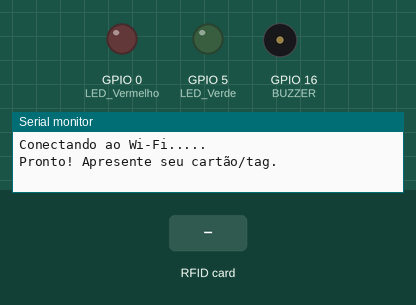
Simulated run of this sketch. Board: ESP8266 (NodeMCU). Parts: output pins drawn as LEDs (lit = HIGH), buzzer (waves = sounding), the last lines printed to the serial monitor. The test bench sets the inputs (shaded band). WiFi joins after 1.5 s; servers stay silent unless stated; uploads are accepted with an empty reply.

Above: at 3.2 s.
3.3 s: RFID card 5E 7A 19 C4 held to the reader
At 4.3 s:
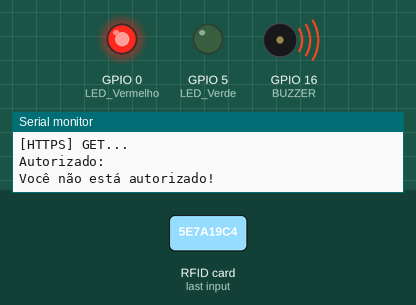
Timing chart, 0 to 6.3 s (numbered marks = the images above; inputs shaded):
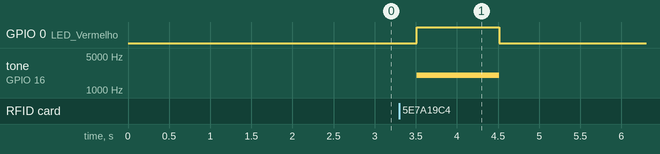

Measured:
- after the input at 3.3 s, GPIO 0 (LED_Vermelho): LOW → HIGH after 0.21 s, → LOW 1.0 s later; tone on GPIO 16 (BUZZER): silent → 2000 Hz after 0.21 s, → silent 1.0 s later

The sketch:

gerenciamento-de-labs.ino
```cpp
/*
  Projeto baseado no BasicHTTPSClient.ino do ESP8266 e no urlencode.ino
*/

#include <Arduino.h>
#include <ArduinoJson.h>
#include <ESP8266HTTPClient.h>
#include <ESP8266WiFi.h>
#include <WiFiClientSecureBearSSL.h>
#include <SPI.h>
#include <MFRC522.h>

// Seta os pinos que serão utilizados para leitura UID
#define SS_PIN 2  // D4 pin
#define RST_PIN 4 // D2 pin
// Seta os pinos que serão utilizados para indicar abertura/bloqueio da porta
#define LED_Verde 5 // Led Verde -> D1 no ESP
#define LED_Vermelho 0 // Led Vermelho -> D3 no ESP
#define BUZZER 16 // Buzzer -> D0 no ESP

// Define as variáveis necessárias para identificar leituras e envios
bool isRead = false;
bool novoRFID = false;
String rfidTag = "";
String currentRfidTag = "";

int INTERVAL = 2000; // Seta um intervalo antes de processar o mesmo cartão/tag
unsigned long previousMillis = 0;
unsigned long currentMillis = 0;

// Instancia a classe do módulo MFRC 522
MFRC522 mfrc522(SS_PIN, RST_PIN);

// Define as credenciais para conexão com o Wi-Fi
const char* ssid = ""; // Insira aqui o nome de sua rede 2.4Ghz
const char* password = "";  // Insira aqui a senha de seu Wi-Fi

void setup() {
  Serial.begin(115200);
  // Inicia o SPI bus
  SPI.begin();
  // Inicia o MFRC522
  mfrc522.PCD_Init();

  // Coloca os referidos pinos em modo de saída
  pinMode(LED_Verde, OUTPUT);
  pinMode(LED_Vermelho, OUTPUT);
  pinMode(BUZZER, OUTPUT);

  Serial.println();
  Serial.println();
  Serial.println();

  // Conecta à rede Wi-Fi
  WiFi.mode(WIFI_STA);
  WiFi.begin(ssid, password);
  Serial.print("Conectando ao Wi-Fi...");
  while (WiFi.status() != WL_CONNECTED) {
    Serial.print('.');
    delay(1000);
  }

  Serial.println();
  Serial.println("Pronto! Apresente seu cartão/tag.");
}

void loop() {
  if(mfrc522.PICC_IsNewCardPresent()) {
    if(mfrc522.PICC_ReadCardSerial()) {
      isRead = true;

      Serial.print("Tag UID:");
      Serial.print(rfidTag);
      for(byte i = 0; i < mfrc522.uid.size; i++) {
        rfidTag.concat(String(mfrc522.uid.uidByte[i] < 0x10 ? " 0" : " "));
        rfidTag.concat(String(mfrc522.uid.uidByte[i], HEX));
      }

      // Remover os espaços em branco no início
      rfidTag.remove(0, 1);

      rfidTag.toLowerCase();

      Serial.println();
      mfrc522.PICC_HaltA();
    }
  }

  if (isRead) {
      currentMillis = millis();
      if (currentRfidTag != rfidTag) {
        currentRfidTag =  rfidTag;
        novoRFID = true;
      } else {
        if (currentMillis - previousMillis >= INTERVAL) {
          novoRFID = true;
        } else {
          novoRFID = false;
        }
      }

      // Se for um novo cartão/tag:
      if(novoRFID) {
        if(rfidTag != "") {
          desligaLEDVermelho();
          noTone(BUZZER);

          previousMillis = currentMillis;

          Serial.print("Código UID:");
          Serial.println(rfidTag);

          String encodedRFIDCode = urlencode(rfidTag);
          Serial.println();

          // Envia o RFID Uid
          bool isAuthorized = usuarioAutorizado(encodedRFIDCode);

          if (!isAuthorized) {
            naoAutorizado();
          } else {
            autorizado();
          }
        }
      }
  }

  rfidTag = "";
  novoRFID = false;
}

bool usuarioAutorizado(String rfIdCode){
  bool sendDataAutorizado = false;
  // Aguarda pela conexão Wi-Fi
  if ((WiFi.status() == WL_CONNECTED)) {

    std::unique_ptr<BearSSL::WiFiClientSecure>client(new BearSSL::WiFiClientSecure);

    // Ignora a validação do certificado SSL
    client->setInsecure();

    // Cria a instância do HTTPClient
    HTTPClient https;

    // Inicializa uma comunicação via HTTPS com o client
    String url = "https://back-end-orcin-theta.vercel.app/aluno/autorizado/?rf_id_code="; // Host da rota de autorização na API
    url+=rfIdCode;

    https.setTimeout(20000);

    Serial.print("[HTTPS] Conectando API...\n");

    if (https.begin(*client, url)) {
      int httpCode = https.GET();

      if (httpCode > 0) {
        Serial.println("[HTTPS] GET...");
        if (httpCode == HTTP_CODE_OK || httpCode == HTTP_CODE_MOVED_PERMANENTLY) {
          String payload = https.getString();
          sendDataAutorizado = retornaAutorizacao(payload);
        }
      } else {
        Serial.printf("[HTTPS] O GET falhou. Erro: %s\n", https.errorToString(httpCode).c_str());
      }
      https.end();
    } else {
      Serial.printf("[HTTPS] Incapaz de conectar.\n");
    }
  }
  return sendDataAutorizado;
}

String urlencode(String str)
{
    String encodedString="";
    char c;
    char code0;
    char code1;
    char code2;

    for (int i =0; i < str.length(); i++){
      c=str.charAt(i);
      if (c == ' '){
        encodedString+= '+';
      } else if (isalnum(c)){
        encodedString+=c;
      } else{
        code1=(c & 0xf)+'0';
        if ((c & 0xf) >9){
            code1=(c & 0xf) - 10 + 'A';
        }
        c=(c>>4)&0xf;
        code0=c+'0';
        if (c > 9){
            code0=c - 10 + 'A';
        }
        code2='\0';
        encodedString+='%';
        encodedString+=code0;
        encodedString+=code1;
      }
      yield();
    }
    return encodedString;
}


bool retornaAutorizacao(String payload){
  const size_t capacity = JSON_OBJECT_SIZE(1) + 30;
  DynamicJsonDocument doc(capacity);

  deserializeJson(doc, payload);

  const char* autorizado = doc["autorizado"];

  bool estaAutorizado = (doc["autorizado"] == "true");
  Serial.printf("Autorizado: ");
  Serial.println(autorizado);

  return estaAutorizado;
}


void naoAutorizado() {
  Serial.println("Você não está autorizado!");
  tone(BUZZER, 2000);
  ligaLEDVermelho();
  noTone(BUZZER);
  desligaLEDVermelho();
}

void autorizado() {
  Serial.println("Pode entrar. Lá ele!");
  ligaLEDVerde();
}

void desligaLEDVerde() {
  digitalWrite(LED_Verde, LOW);
}

void desligaLEDVermelho(){
  digitalWrite(LED_Vermelho, LOW);
}

void ligaLEDVermelho() {
  digitalWrite(LED_Vermelho, HIGH);
  delay(1000);
  desligaLEDVermelho();
}

void ligaLEDVerde() {
  digitalWrite(LED_Verde, HIGH);
  tone(BUZZER, 500);
  delay(100);
  noTone(BUZZER);
  delay(900);
  desligaLEDVerde();
}
```
